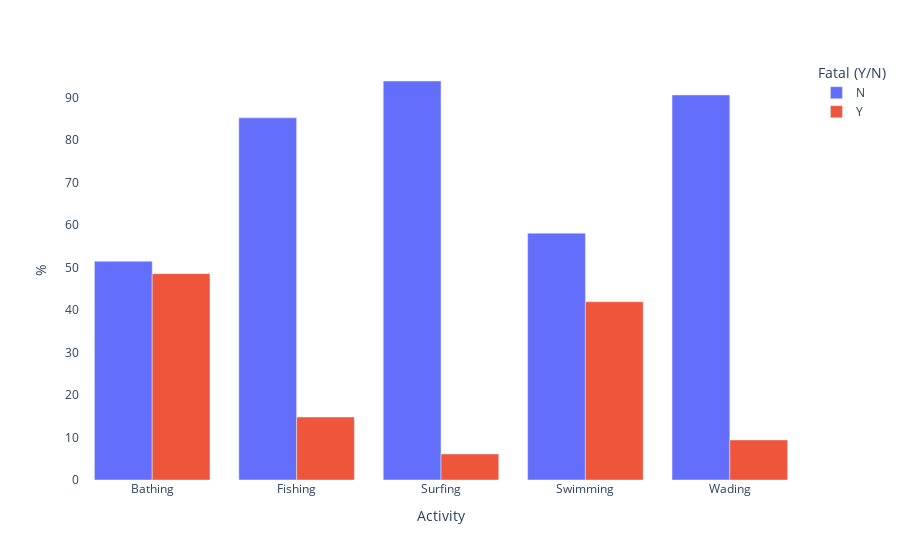

Notebook source saved alongside this figure:
### Code cell
#2 DOES THE KILL RATIO DEPEND ON THE ACTIVITY THE HUMAN WAS DOING?

df_excl_nan_activities = df_attacks_2[df_attacks_2["Activity"]!="nan"]
top_activities = df_excl_nan_activities["Activity"].value_counts().head(5).index

subset = df_attacks_2.loc[(df_attacks_2["Activity"].isin(top_activities)) & (df_attacks_2["Fatal (Y/N)"].isin(["N", "Y"]))]

graph = subset.groupby(["Activity", "Fatal (Y/N)"]).agg({"Date" : "count"}).rename(columns={'Date': 'count'})

graph['%'] = 100 * graph['count'] / graph.groupby('Activity')['count'].transform('sum')
graph = graph.reset_index()
graph

fig4 = px.bar(graph, x="Activity", y="%", color="Fatal (Y/N)", barmode="group")

fig4.update_layout({

'plot_bgcolor': 'rgba(100, 0, 50, 0)',
'paper_bgcolor': 'rgba(0, 0, 0, 0)'
})


fig4

### Figure 1 — Plotly figure (JSON) as saved in the notebook; plotly's stock layout.template omitted (floating-point values rounded to 4 significant figures)
{"data": [{"alignmentgroup": "True", "hovertemplate": "Fatal (Y/N)=N<br>Activity=%{x}<br>%=%{y}<extra></extra>", "legendgroup": "N", "marker": {"color": "#636efa", "pattern": {"shape": ""}}, "name": "N", "offsetgroup": "N", "orientation": "v", "showlegend": true, "textposition": "auto", "type": "bar", "x": ["Bathing", "Fishing", "Surfing", "Swimming", "Wading"], "xaxis": "x", "y": [51.46, 85.2, 93.87, 58.06, 90.58], "yaxis": "y"}, {"alignmentgroup": "True", "hovertemplate": "Fatal (Y/N)=Y<br>Activity=%{x}<br>%=%{y}<extra></extra>", "legendgroup": "Y", "marker": {"color": "#EF553B", "pattern": {"shape": ""}}, "name": "Y", "offsetgroup": "Y", "orientation": "v", "showlegend": true, "textposition": "auto", "type": "bar", "x": ["Bathing", "Fishing", "Surfing", "Swimming", "Wading"], "xaxis": "x", "y": [48.54, 14.8, 6.131, 41.94, 9.42], "yaxis": "y"}], "layout": {"barmode": "group", "legend": {"title": {"text": "Fatal (Y/N)"}, "tracegroupgap": 0}, "margin": {"t": 60}, "paper_bgcolor": "rgba(0, 0, 0, 0)", "plot_bgcolor": "rgba(100, 0, 50, 0)", "xaxis": {"anchor": "y", "domain": [0, 1], "title": {"text": "Activity"}}, "yaxis": {"anchor": "x", "domain": [0, 1], "title": {"text": "%"}}}}
